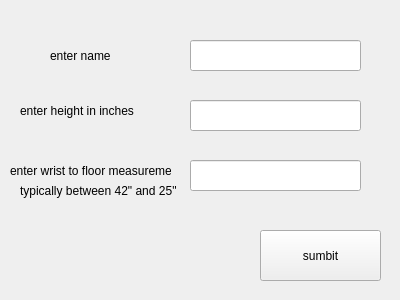
<?xml version="1.0" encoding="UTF-8"?>
<ui version="4.0">
 <class>Form</class>
 <widget class="QWidget" name="Form">
  <property name="geometry">
   <rect>
    <x>0</x>
    <y>0</y>
    <width>400</width>
    <height>300</height>
   </rect>
  </property>
  <property name="windowTitle">
   <string>Form</string>
  </property>
  <widget class="QLabel" name="heightLabel">
   <property name="geometry">
    <rect>
     <x>20</x>
     <y>90</y>
     <width>121</width>
     <height>41</height>
    </rect>
   </property>
   <property name="text">
    <string>enter height in inches</string>
   </property>
  </widget>
  <widget class="QLineEdit" name="heightLineEdit">
   <property name="geometry">
    <rect>
     <x>190</x>
     <y>100</y>
     <width>171</width>
     <height>31</height>
    </rect>
   </property>
  </widget>
  <widget class="QPushButton" name="submitBtn">
   <property name="geometry">
    <rect>
     <x>260</x>
     <y>230</y>
     <width>121</width>
     <height>51</height>
    </rect>
   </property>
   <property name="text">
    <string>sumbit</string>
   </property>
  </widget>
  <widget class="QLineEdit" name="wtFLineEdit">
   <property name="geometry">
    <rect>
     <x>190</x>
     <y>160</y>
     <width>171</width>
     <height>31</height>
    </rect>
   </property>
  </widget>
  <widget class="QLabel" name="wtFmeasurementLabel">
   <property name="geometry">
    <rect>
     <x>10</x>
     <y>160</y>
     <width>161</width>
     <height>21</height>
    </rect>
   </property>
   <property name="text">
    <string>enter wrist to floor measurement</string>
   </property>
  </widget>
  <widget class="QLabel" name="wtFLabel2">
   <property name="geometry">
    <rect>
     <x>20</x>
     <y>170</y>
     <width>161</width>
     <height>41</height>
    </rect>
   </property>
   <property name="text">
    <string>typically between 42&quot; and 25&quot;</string>
   </property>
  </widget>
  <widget class="QLabel" name="nameLabel">
   <property name="geometry">
    <rect>
     <x>50</x>
     <y>40</y>
     <width>141</width>
     <height>31</height>
    </rect>
   </property>
   <property name="text">
    <string>enter name</string>
   </property>
  </widget>
  <widget class="QLineEdit" name="nameLineEdit">
   <property name="geometry">
    <rect>
     <x>190</x>
     <y>40</y>
     <width>171</width>
     <height>31</height>
    </rect>
   </property>
  </widget>
 </widget>
 <resources/>
 <connections/>
</ui>
